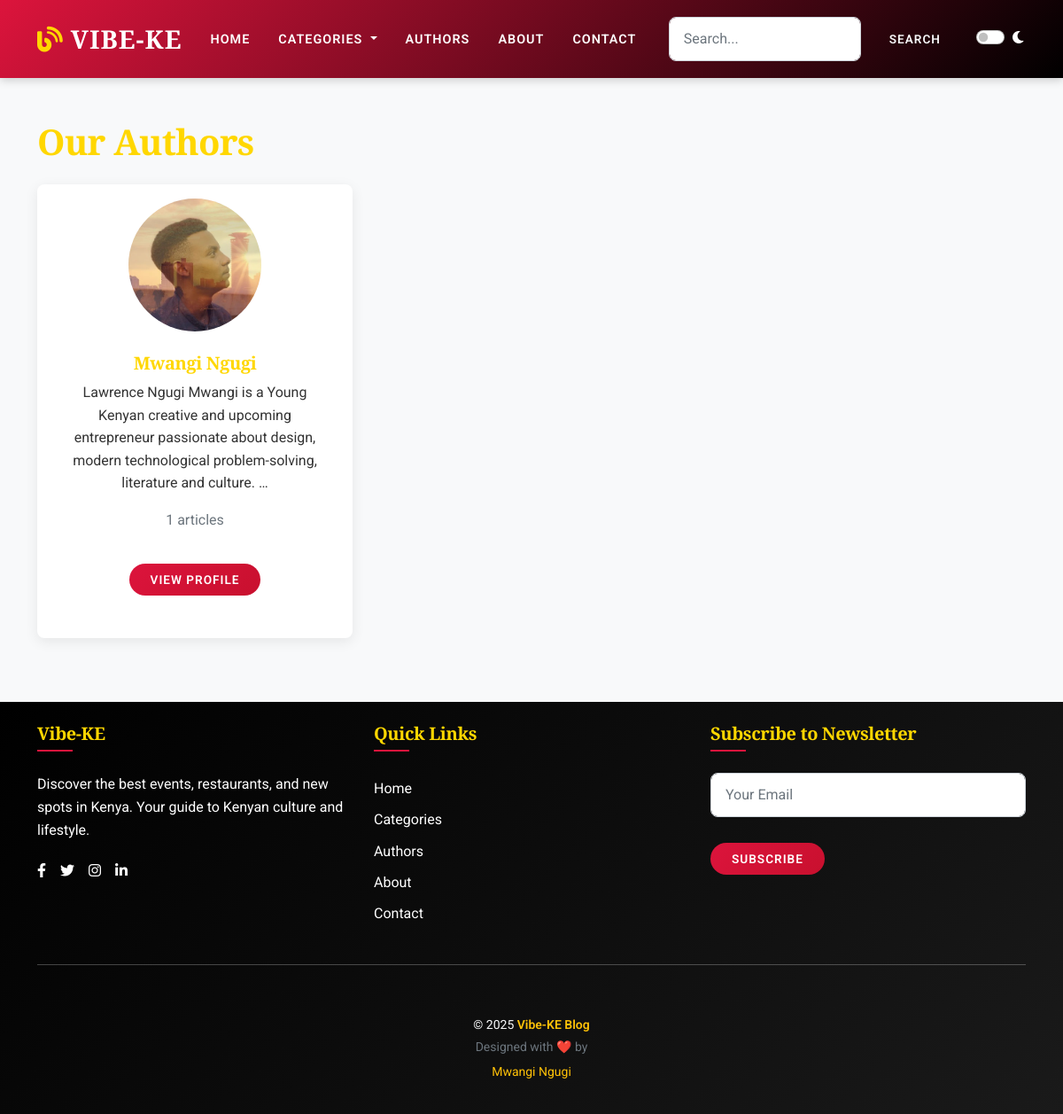
/authors/, run on an earlier commit of the app's database.
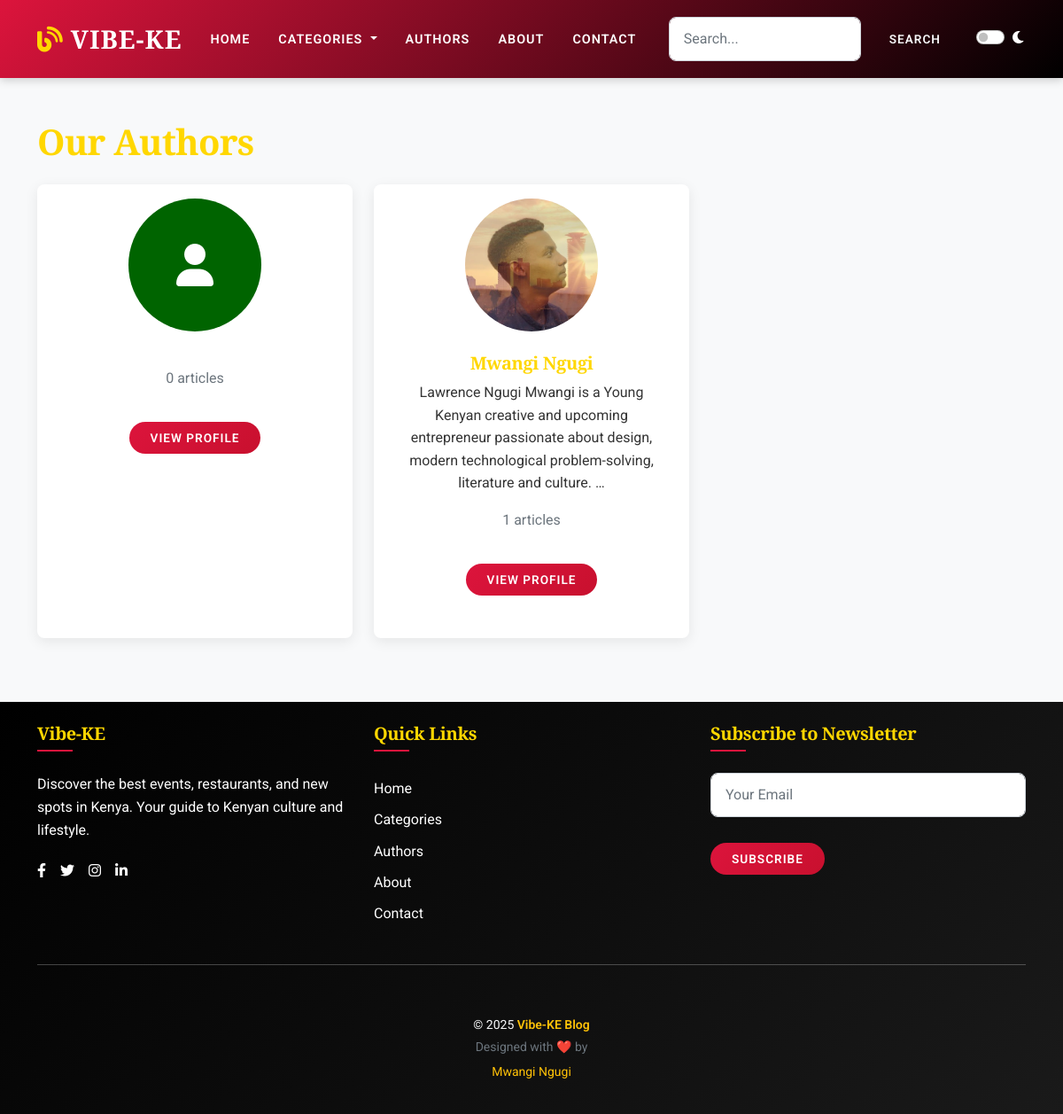
And on a later commit of the database.
### authors/models.py (models this page shows, shortened)
class Author(AbstractUser):
    bio = models.TextField(blank=True, help_text="Author's biography")
    profile_image = models.ImageField(upload_to='authors/profiles/', blank=True, null=True)
    date_joined = models.DateTimeField(auto_now_add=True)
    is_active = models.BooleanField(default=True)
    def get_absolute_url(self):
        return reverse('authors:author_detail', kwargs={'pk': self.pk})
    def article_count(self):
        return self.articles.filter(is_published=True).count()

### authors/views.py (the view)
# urls.py: path('', views.author_list, name='author_list'),
def author_list(request):
    authors = Author.objects.filter(is_active=True).order_by('last_name')
    paginator = Paginator(authors, 10)  # Show 10 authors per page
    page_number = request.GET.get('page')
    page_obj = paginator.get_page(page_number)
    context = {
        'page_obj': page_obj,
    }
    return render(request, 'authors/author_list.html', context)

### templates/authors/author_list.html (shortened to what this page needs)
{% extends 'base.html' %}
{% block content %}
<section class="py-5">
    <div class="container">
        <h1 class="mb-4">Our Authors</h1>
        {% if page_obj %}
        <div class="row">
            {% for author in page_obj %}
            <div class="col-lg-4 col-md-6 mb-4">
                <div class="card h-100">
                    {% if author.profile_image %}
                    <img src="{{ author.profile_image.url }}" class="card-img-top rounded-circle mx-auto mt-3"
                        alt="{{ author.get_full_name }}" style="width: 150px; height: 150px; object-fit: cover;">
                    {% else %}
                    <div class="bg-secondary rounded-circle mx-auto mt-3 d-flex align-items-center justify-content-center"
                        style="width: 150px; height: 150px;">
                        <i class="fas fa-user text-white fa-3x"></i>
                    </div>
                    {% endif %}
                    <div class="card-body text-center">
                        <h5 class="card-title">{{ author.get_full_name }}</h5>
                        <p class="card-text">{{ author.bio|truncatewords:20 }}</p>
                        <p class="text-muted">{{ author.article_count }} articles</p>
                        <a href="{{ author.get_absolute_url }}" class="btn btn-primary">View Profile</a>
                    </div>
                </div>
            </div>
            {% endfor %}
        </div>
        {% else %}
        <div class="text-center py-5">
            <h3>No authors found</h3>
            <p class="text-muted">Check back later.</p>
        </div>
        {% endif %}
    </div>
</section>
{% endblock %}

### templates/base.html (shortened to what this page needs)
<!DOCTYPE html>
{% load static %}
<html lang="en">
  <head>
    <link
      href="https://cdn.jsdelivr.net/npm/bootstrap@5.2.3/dist/css/bootstrap.min.css"
      rel="stylesheet"
    />
    <link href="{% static 'css/custom/style.css' %}" rel="stylesheet" />
    <link
      href="{% static 'css/custom/dark-mode.css' %}"
      rel="stylesheet"
      id="dark-mode-css"
    />
    <link
      rel="stylesheet"
      href="https://cdnjs.cloudflare.com/ajax/libs/font-awesome/6.0.0/css/all.min.css"
    />
  </head>
  <body class="d-flex flex-column min-vh-100">
    <nav class="navbar navbar-expand-lg navbar-dark bg-primary sticky-top">
      <div class="container">
        <a class="navbar-brand" href="{% url 'articles:home' %}">
          <i class="fas fa-blog me-2"></i><span class="disappear">vibe-ke</span>
        </a>
        <div class="collapse navbar-collapse" id="navbarNav">
          <ul class="navbar-nav me-auto">
            <li class="nav-item">
              <a class="nav-link" href="{% url 'articles:home' %}">Home</a>
            </li>
            <li class="nav-item dropdown">
              <a
                class="nav-link dropdown-toggle"
                href="#"
                id="categoriesDropdown"
                role="button"
                data-bs-toggle="dropdown"
                aria-expanded="false"
              >
                Categories
              </a>
            </li>
            <li class="nav-item">
              <a class="nav-link" href="{% url 'authors:author_list' %}"
                >Authors</a
              >
            </li>
            <li class="nav-item">
              <a class="nav-link" href="{% url 'articles:about' %}">About</a>
            </li>
            <li class="nav-item">
              <a class="nav-link" href="{% url 'articles:contact' %}"
                >Contact</a
              >
            </li>
          </ul>
          <form
            class="d-flex me-3"
            action="{% url 'articles:search' %}"
            method="get"
          >
            <input
              class="form-control me-2"
              type="search"
              name="q"
              placeholder="Search..."
              aria-label="Search"
            />
            <button class="btn btn-outline-light btn-search" type="submit">Search</button>
          </form>
          <div class="form-check form-switch">
            <input
              class="form-check-input"
              type="checkbox"
              id="darkModeToggle"
            />
            <label class="form-check-label text-white" for="darkModeToggle">
              <i class="fas fa-moon"></i>
            </label>
          </div>
        </div>
      </div>
    </nav>
    <main class="flex-shrink-0">{% block content %}{% endblock %}</main>
    <footer class="footer mt-auto py-4 bg-dark text-white">
      <div class="container">
        <div class="row">
          <div class="col-md-4 mb-4 mb-md-0">
            <h5>Vibe-KE</h5>
            <p>
              Discover the best events, restaurants, and new spots in Kenya.
              Your guide to Kenyan culture and lifestyle.
            </p>
            <div class="d-flex">
              <a href="#" class="text-white me-3"
                ><i class="fab fa-facebook-f"></i
              ></a>
              <a href="#" class="text-white me-3"
                ><i class="fab fa-twitter"></i
              ></a>
              <a href="#" class="text-white me-3"
                ><i class="fab fa-instagram"></i
              ></a>
              <a href="#" class="text-white"
                ><i class="fab fa-linkedin-in"></i
              ></a>
            </div>
          </div>
          <div class="col-md-4 mb-4 mb-md-0">
            <h5>Quick Links</h5>
            <ul class="list-unstyled">
              <li>
                <a href="{% url 'articles:home' %}" class="text-white">Home</a>
              </li>
              <li>
                <a
                  href="{% url 'categories:category_list' %}"
                  class="text-white"
                  >Categories</a
                >
              </li>
              <li>
                <a href="{% url 'authors:author_list' %}" class="text-white"
                  >Authors</a
                >
              </li>
              <li>
                <a href="{% url 'articles:about' %}" class="text-white"
                  >About</a
                >
              </li>
              <li>
                <a href="{% url 'articles:contact' %}" class="text-white"
                  >Contact</a
                >
              </li>
            </ul>
          </div>
          <div class="col-md-4">
            <h5>Subscribe to Newsletter</h5>
            <form action="{% url 'newsletter:subscribe' %}" method="post">
              <div class="mb-2">
                <input
                  type="email"
                  name="email"
                  class="form-control"
                  placeholder="Your Email"
                  required
                />
              </div>
              <button type="submit" class="btn btn-primary">Subscribe</button>
            </form>
          </div>
        </div>
        <hr class="my-4" />
        <footer class="text-light py-2 mt-5">
          <div class="container text-center">
            <small class="d-block">
              &copy; 2025
              <span class="fw-semibold text-warning">Vibe-KE Blog</span>
            </small>
            <small class="text-muted">
              Designed with ❤️ by
              <a
                href="https://simple-gallery-portfolio.vercel.app/"
                target="_blank"
                class="text-decoration-none text-warning"
                >Mwangi Ngugi</a
              >
            </small>
          </div>
        </footer>
      </div>
    </footer>
  </body>
</html>

### blog/static/css/custom/style.css (style rules this page uses)
:root { --kenyan-red: #dc143c; --kenyan-green: #006400; --kenyan-black: #000000; --kenyan-white: #ffffff; --kenyan-beige: #f5deb3; --kenyan-brown: #8b4513; --kenyan-gold: #ffd700; }
body { font-family: "Roboto", "Helvetica Neue", Arial, sans-serif; line-height: 1.6; background-color: #f8f9fa; color: #333; }
a { text-decoration: none; }
h1, h2, h3, h4, h5, h6 { font-family: "Playfair Display", "Georgia", serif; font-weight: 700; color: var(--kenyan-gold); letter-spacing: -0.02em; }
h1, h2 { color: var(--kenyan-gold) !important; }
.navbar { background: linear-gradient( 135deg, var(--kenyan-red) 0%, var(--kenyan-black) 100% ); box-shadow: 0 2px 10px rgba(0, 0, 0, 0.2); padding: 1rem 0; transition: all 0.3s ease; z-index: 10000; }
.navbar-brand { font-weight: 800; font-size: 1.8rem; color: var(--kenyan-white) !important; text-transform: uppercase; letter-spacing: 1px; font-family: "Playfair Display", serif; transition: font-size 0.3s ease; }
.navbar-brand i { color: var(--kenyan-gold); }
.navbar-nav .nav-link { font-weight: 600; color: var(--kenyan-white) !important; text-transform: uppercase; font-size: 0.9rem; letter-spacing: 1px; transition: all 0.3s ease; margin: 0 0.5rem; padding: 0.5rem 1rem; border-radius: 4px; }
.card { transition: all 0.4s cubic-bezier(0.175, 0.885, 0.32, 1.275); border: none; background: #fff; border-radius: 8px; box-shadow: 0 4px 15px rgba(0, 0, 0, 0.08); overflow: hidden; margin-bottom: 1.5rem; }
.card-img-top { border-top-left-radius: 8px; border-top-right-radius: 8px; height: 200px; object-fit: cover; }
.card-body { padding: 1.5rem; }
.btn { font-weight: 600; border-radius: 50px; padding: 0.5rem 1.5rem; text-transform: uppercase; letter-spacing: 1px; font-size: 0.85rem; transition: all 0.3s ease; border: none; margin-top: 1.5em; box-shadow: none; }
.btn-primary { background: linear-gradient(135deg, var(--kenyan-red) 0%, #c8102e 100%); color: white; z-index: 1000; }
.footer { background: linear-gradient(135deg, var(--kenyan-black) 0%, #1a1a1a 100%); color: #f1faee; padding: 3rem 0 1.5rem; margin-top: 3rem; }
.footer h5 { color: var(--kenyan-gold); position: relative; padding-bottom: 0.5rem; margin-bottom: 1.5rem; }
.footer h5::after { content: ""; position: absolute; bottom: 0; left: 0; width: 40px; height: 2px; background-color: var(--kenyan-red); }
.footer a { text-decoration: none; color: #e9ecef; transition: all 0.3s ease; display: block; padding: 0.3rem 0; }
.form-control { border-radius: 8px; padding: 0.75rem 1rem; border: 1px solid #ced4da; transition: all 0.3s ease; }
.bg-primary { background-color: var(--kenyan-red) !important; }
.bg-secondary { background-color: var(--kenyan-green) !important; }
.btn-search { margin-top: 0 !important; }

### blog/static/css/custom/dark-mode.css (style rules this page uses)
:root { --dark-bg: #121212; --dark-card-bg: #1e1e1e; --dark-text: #e0e0e0; --dark-text-secondary: #b0b0b0; --dark-border: #333; --dark-primary: #fda10d; --dark-primary-hover: #fda10d; }

What changed in the data, as far as the page shows it:
added Author: article_count "0"
